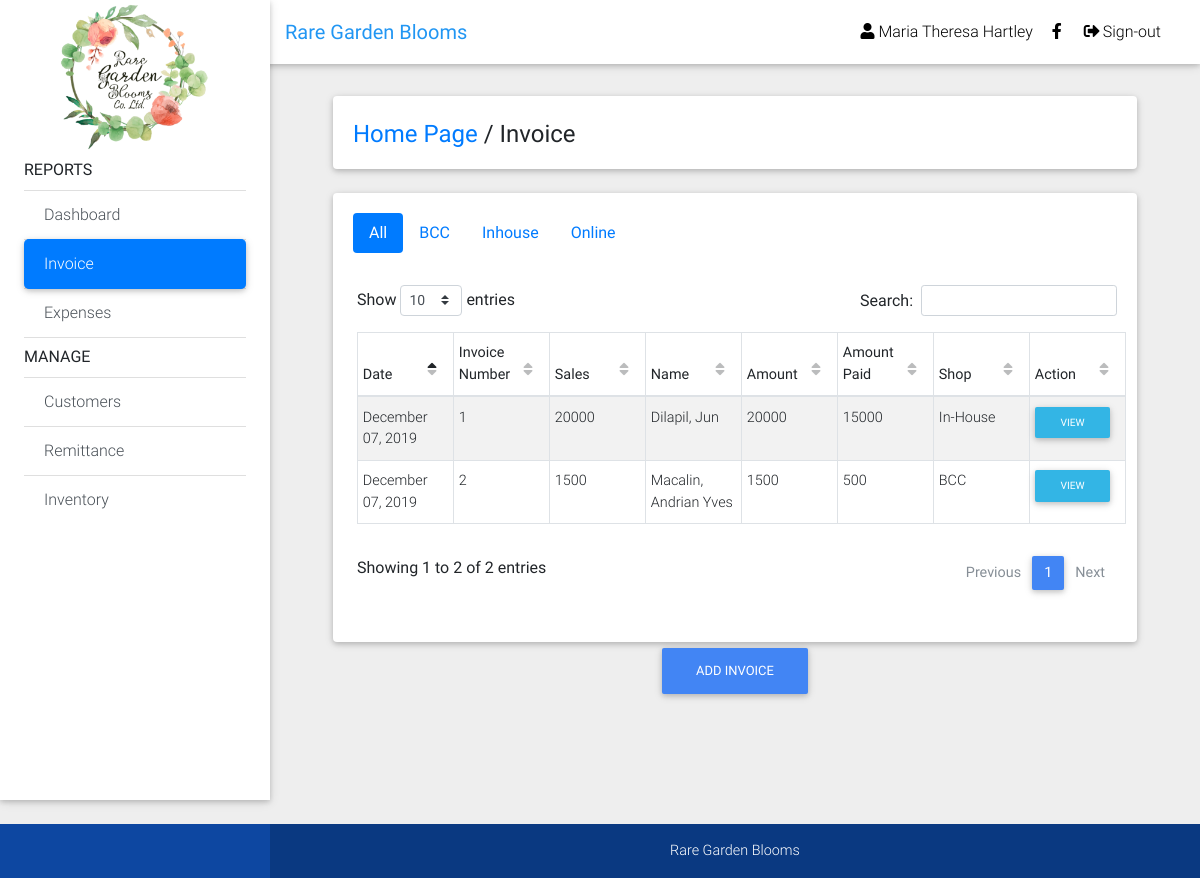
Page /invoice.php (signed in) on the committed database.
### tables this page shows
CREATE TABLE IF NOT EXISTS `invoice` (
  `id` bigint(255) NOT NULL AUTO_INCREMENT,
  `customerID` bigint(255) NOT NULL,
  `remittanceID` bigint(255) DEFAULT NULL,
  `shop` enum('Online','BCC','In-House') DEFAULT NULL,
  `date` varchar(255) NOT NULL,
  `sales` int(255) NOT NULL,
  `totalAmount` int(255) DEFAULT NULL,
  `amountPaid` int(255) NOT NULL,
  `amountDue` int(255) DEFAULT NULL,
  `note` varchar(255) DEFAULT NULL,
  `modeofpayment` enum('Cash','Bank','Money Transfer','Debt') NOT NULL,
  `commission` bigint(255) DEFAULT NULL,
  `commissioner` enum('Maui','Mary Ann','None') DEFAULT NULL,
  `remittanceDate` varchar(255) DEFAULT NULL,
  `remittanceCode` varchar(255) DEFAULT NULL,
  `remittanceAmount` int(255) DEFAULT NULL,
  `remittanceCourier` varchar(255) DEFAULT NULL,
  `shippingDate` varchar(255) DEFAULT NULL,
  `trackingNumber` varchar(255) DEFAULT NULL,
  `shippingPrice` int(255) DEFAULT NULL,
  `shippingCourier` varchar(255) DEFAULT NULL,
  `timestamp` timestamp(6) NOT NULL,
  `adminID` int(255) DEFAULT NULL,
  PRIMARY KEY (`id`)
);

CREATE TABLE IF NOT EXISTS `customers` (
  `id` bigint(255) NOT NULL AUTO_INCREMENT,
  `firstname` varchar(255) NOT NULL,
  `lastname` varchar(255) NOT NULL,
  `address` varchar(255) DEFAULT NULL,
  `contactNumber` varchar(255) DEFAULT NULL,
  PRIMARY KEY (`id`)
);

### includes/session.php (called while the page is built, shortened)
<?php
	include 'includes/conn.php';;
	if(isset($_SESSION['admin'])){
		$query = $conn -> prepare("SELECT * FROM admin WHERE id = ? ");
		$query -> bind_param("s", $variable);
		$query -> execute();
		$result = $query->get_result();
		$user = mysqli_fetch_assoc($result);
	}
	else{
		header('location: index.php');
		exit();
	}
?>

### invoice.php (the view, shortened to what this page needs)
<?php include 'includes/session.php'; ?>
<?php include 'includes/header.php'; ?>
<body class="grey lighten-3">
  <?php
  $current = "invoice";
  include 'includes/navbar.php'; ?>
  <main class="pt-5 mx-lg-5">
    <div class="container-fluid mt-5">
      <div class="card mb-4 wow fadeIn">
        <div class="card-body d-sm-flex justify-content-between">
          <h4 class="mb-2 mb-sm-0 pt-1">
            <a href="home.php">Home Page</a>
            <span>/</span>
            <span>Invoice</span>
          </h4>
        </div>
      </div>
      <div class="row">
        <div class="col-md-12">
          <div class="card">
            <div class="card-body">
              <ul class="nav nav-pills mb-3" id="pills-tab" role="tablist">
  <li class="nav-item">
    <a class="nav-link active" id="pills-home-tab" data-toggle="pill" href="#pills-home" role="tab"
      aria-controls="pills-home" aria-selected="true">All</a>
  </li>
  <li class="nav-item">
    <a class="nav-link" id="pills-profile-tab" data-toggle="pill" href="#pills-profile" role="tab"
      aria-controls="pills-profile" aria-selected="false">BCC</a>
  </li>
  <li class="nav-item">
    <a class="nav-link" id="pills-contact-tab" data-toggle="pill" href="#pills-contact" role="tab"
      aria-controls="pills-contact" aria-selected="false">Inhouse</a>
  </li>
  <li class="nav-item">
    <a class="nav-link" id="pills-online-tab" data-toggle="pill" href="#pills-online" role="tab"
      aria-controls="pills-contact" aria-selected="false">Online</a>
  </li>
</ul>
<div class="tab-content pt-2 pl-1" id="pills-tabContent">
  <div class="tab-pane fade show active" id="pills-home" role="tabpanel" aria-labelledby="pills-home-tab">
    <table class="table display table-striped table-bordered table-sm table-responsive-md" cellspacing="0" width="100%">
  <thead>
    <tr>
      <th class="th-sm">Date
      </th>
      <th class="th-sm">Invoice Number
      </th>
      <th class="th-sm">Sales
      </th>
      <th class="th-sm">Name
      </th>
      <th class="th-sm">Amount
      </th>
      <th class="th-sm">Amount Paid
      </th>
      <th class="th-sm">Shop
      </th>
      <th class="th-sm">Action
      </th>
    </tr>
  </thead>
  <tbody>
            <?php
            $result3 = mysqli_query($conn, "SELECT * FROM customers join invoice on customers.id = invoice.customerID");
            while ($row = mysqli_fetch_array($result3)) {
                      if ($row['shop'] == 'Online'){
                        $link = 'onlineView';
                      } else {
                        $link = 'invoiceView';
                      }
                  ?>
            <tr>
              <td><?php echo date("F d, Y", strtotime($row['date']));?></td>
              <td><?php echo $row['id'];?></td>
              <td><?php echo $row['sales'];?></td>
              <td><?php echo ucwords($row['lastname']);?><?php echo ", ";echo ucwords($row['firstname']);?></td>
              <td><?php echo $row['totalAmount'];?></td>
              <td><?php echo $row['amountPaid'];?></td>
              <td><?php echo $row['shop'];?></td>
              <td><a href="<?php echo $link;?>.php?id=<?php echo $row['id'];?>" class="btn btn-info btn-sm m-0">VIEW</a></td>
            </tr>
            <?php   } ?>
  </tbody>
</table>
  </div>
</div>
</div>
</div>
              </div>
      </div>
<div class="text-center">
  <a href="" class="btn btn-primary btn-rounded mb-4" data-toggle="modal" data-target="#modalLoginForm">Add Invoice</a>
  </div>
</div>
  </main>
<?php include 'includes/footer.php'; ?>
</body>
</html>

### includes/navbar.php (shortened to what this page needs)
<header>
   <nav class="navbar fixed-top navbar-expand-lg navbar-light white scrolling-navbar">
     <div class="container-fluid">
       <a class="navbar-brand waves-effect" href="home.php">
         <strong class="blue-text">Rare Garden Blooms</strong>
       </a>
       <div class="collapse navbar-collapse" id="navbarSupportedContent">
         <ul class="navbar-nav nav-flex-icons">
           <li class="nav-item">
           <a class="nav-link waves-effect waves-light"><i class="fa fa-user" aria-hidden="true"></i> <span class="clearfix d-none d-sm-inline-block"><?php echo $user['firstname']. ' '.$user['lastname']; ?></span></a>
         </li>
           <li class="nav-item">
             <a href="https://www.facebook.com/raregardenblooms" class="nav-link waves-effect" target="_blank">
               <i class="fab fa-facebook-f"></i>
             </a>
           </li>
           <li class="nav-item">
             <a href="logout.php" class="nav-link waves-effect">
               <i class="fas fa-sign-out-alt"></i>Sign-out
             </a>
           </li>
         </ul>
       </div>
     </div>
   </nav>
   <div class="sidebar-fixed position-fixed">
      <div class="text-center">
         <a href="https://raregardenblooms.com" target="_blank">
           <img src="logo.jpg" style="height:150px;width:150px;" alt="">
         </a>
       </div>
     <div class="list-group list-group-flush">
         <strong class="mt-2 mb-2">REPORTS</strong>
         <a href="home.php" class="list-group-item list-group-item-action waves-effect <?php if($current == 'home') {echo 'active';} ?>">
           Dashboard</a>
         <a href="invoice.php" class="list-group-item list-group-item-action waves-effect <?php if($current == 'invoice') {echo 'active';} ?>">
          Invoice</a>
         <a href="expenses.php" class="list-group-item list-group-item-action waves-effect <?php if($current == 'expenses') {echo 'active';} ?>">
           Expenses</a>
         <strong class="mt-2 mb-2">MANAGE</strong>
         <a href="customers.php" class="list-group-item list-group-item-action waves-effect <?php if($current == 'customers') {echo 'active';} ?>">
           Customers</a>
         <a href="remittance.php" class="list-group-item list-group-item-action waves-effect <?php if($current == 'remittance') {echo 'active';} ?>">
           Remittance</a>
         <a href="inventory.php" class="list-group-item list-group-item-action waves-effect <?php if($current == 'inventory') {echo 'active';} ?>">
           Inventory</a>
       </div>
     </div>
 </header>

### includes/header.php (style rules this page uses)
* { margin: 0; padding: 0; }
html, body { height: 100%; width: 100%; }
main { min-height: 100%; }
header { width: 100%; }

### rows in the picture
invoice: date "December 07, 2019", id "1", sales "20000", customerID.lastname "Dilapil", customerID.firstname "Jun", totalAmount "20000", amountPaid "15000", shop "In-House"
invoice: date "December 07, 2019", id "2", sales "1500", customerID.lastname "Macalin", customerID.firstname "Andrian Yves", totalAmount "1500", amountPaid "500", shop "BCC"

### other values in the picture
$user['firstname'] "Maria Theresa"
$user['lastname'] "Hartley"
